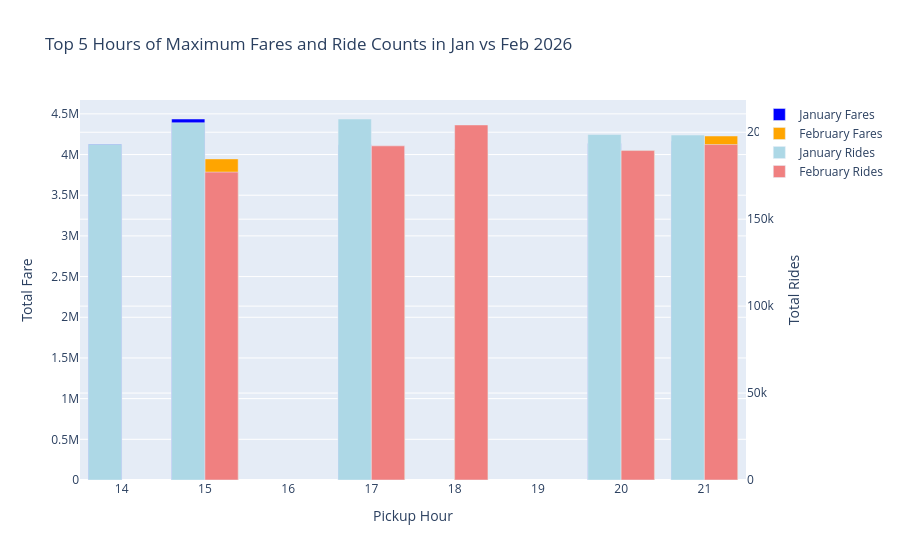

Here is the notebook cell this chart was saved with:
### Code cell
question = "Identify the top 5 hours of the day when we saw maximum fares in Jan 2026. How does that compare with Feb 2026. Draw Jan vs Feb bar chart showing fares, ride counts vs month in a single plot"
output_df = query_to_sql_to_chart(question ,DATABASE_PATH)

### Figure 1 — Plotly figure (JSON) as saved in the notebook; plotly's stock layout.template omitted (floating-point values rounded to 4 significant figures)
{"data": [{"marker": {"color": "blue"}, "name": "January Fares", "type": "bar", "x": [15, 21, 20, 14, 17], "y": [4436782, 4167337, 4135100, 4130035, 4121191]}, {"marker": {"color": "orange"}, "name": "February Fares", "type": "bar", "x": [21, 18, 20, 17, 15], "y": [4227990, 4061625, 4045232, 3947972, 3946513]}, {"marker": {"color": "lightblue"}, "name": "January Rides", "type": "bar", "x": [15, 21, 20, 14, 17], "y": [205459, 198397, 198687, 193040, 207615], "yaxis": "y2"}, {"marker": {"color": "lightcoral"}, "name": "February Rides", "type": "bar", "x": [21, 18, 20, 17, 15], "y": [192934, 204198, 189469, 192170, 177088], "yaxis": "y2"}], "layout": {"barmode": "group", "title": {"text": "Top 5 Hours of Maximum Fares and Ride Counts in Jan vs Feb 2026"}, "xaxis": {"title": {"text": "Pickup Hour"}}, "yaxis": {"title": {"text": "Total Fare"}}, "yaxis2": {"overlaying": "y", "side": "right", "title": {"text": "Total Rides"}}}}
